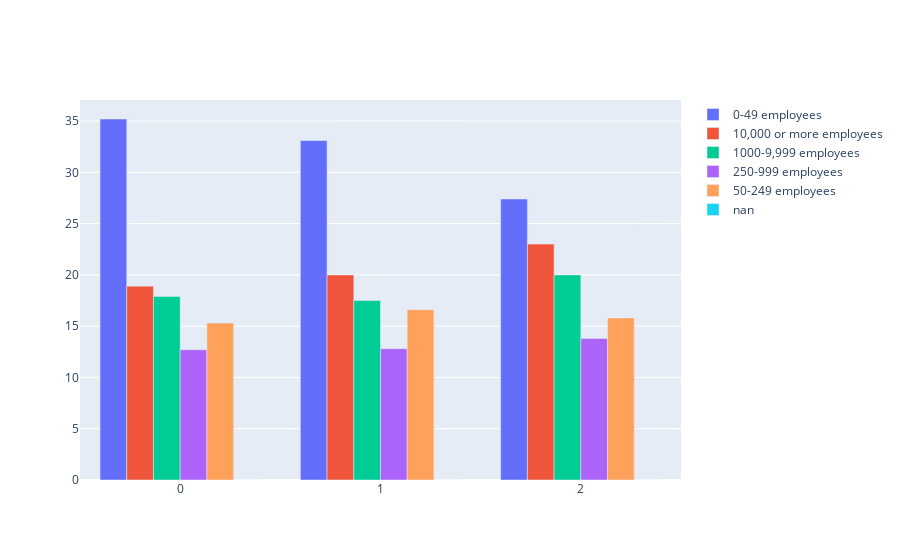

Notebook cell for this chart:
### Markdown cell above
Computer and Technology is the most popular industry for all of the clusters, C2 has the highest among the three, 5% and 8 percentage points higher than C1 and C0 respectively. On the other hand, the second most popular industry is Academia/Education. Even though cluster 2 has the highest share of master and doctor degree participants, its share that work in the Academia is comparatively lower. The third most popular industry is Finance/Accounting and the share of each cluster is actually close.

### Code cell
cluster_question_plot(binary_data, "SizeEmployer")[0]

### Figure 1 — Plotly figure (JSON) as saved in the notebook; plotly's stock layout.template omitted (floating-point values rounded to 4 significant figures)
{"data": [{"name": "0-49 employees", "type": "bar", "x": [0, 1, 2], "y": [35.2, 33.1, 27.4]}, {"name": "10,000 or more employees", "type": "bar", "x": [0, 1, 2], "y": [18.9, 20, 23]}, {"name": "1000-9,999 employees", "type": "bar", "x": [0, 1, 2], "y": [17.9, 17.5, 20]}, {"name": "250-999 employees", "type": "bar", "x": [0, 1, 2], "y": [12.7, 12.8, 13.8]}, {"name": "50-249 employees", "type": "bar", "x": [0, 1, 2], "y": [15.3, 16.6, 15.8]}, {"name": "nan", "type": "bar", "x": [0, 1, 2], "y": [0, 0, 0]}], "layout": {}}
